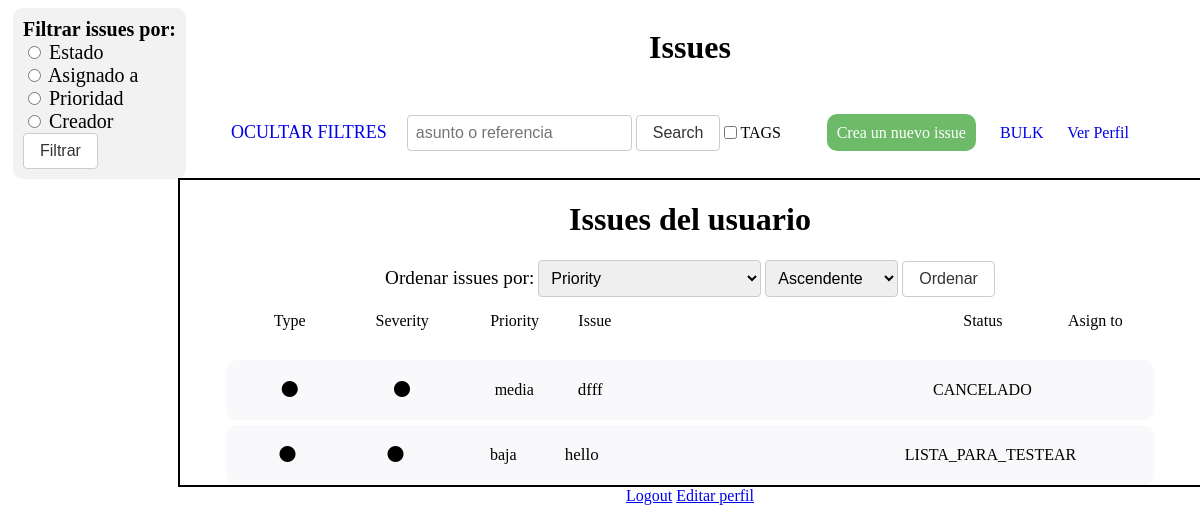
The app's page /main/filtrar-issues/ (signed in) with its own data.
### polls/models.py (models this page shows, shortened)
class Issue(models.Model):
    id = models.AutoField(primary_key=True)
    asunto = models.CharField(max_length=50, default='')
    descripcion = models.CharField(max_length=200, default='')
    creador = models.ForeignKey(User, on_delete=models.CASCADE, related_name='issues_creadas')
    associat = models.ForeignKey(User, on_delete=models.CASCADE, related_name='issues_associado', null=True)
    vigilant = models.ManyToManyField(User, related_name='issues_vigiladas')
    deleted = models.BooleanField(default=False)
    asignada = models.ForeignKey(User, on_delete=models.CASCADE, related_name='issues_asignadas', null=True)
    blocked = models.BooleanField(default=False, null=True)
    reason_blocked = models.CharField(max_length=200, default='', null=True)
    deadline = models.DateTimeField(null=True)
    prioridad = models.CharField(max_length=100, default=None, null=True)
    status = models.CharField(max_length=100, default=None, null=True)

### polls/views/issue_viewset.py (the view)
# urls.py: path('filtrar-issues/', issue_viewset.filtrar_issues, name='filtrar-issues'),
def filtrar_issues(request):
    filtro = request.GET.get('filtro')
    estados = request.GET.get('status')
    prioridades_sel = request.GET.get('prioridades')
    assigned_to = request.GET.get('assigned_to')
    creado_por = request.GET.get('creado_por')
    asignados = request.GET.get('asignados')
    if filtro:
        if filtro == 'status':
            issues = Issue.objects.filter(status=estados, deleted=False)
        elif filtro == 'assignee':
            issues = Issue.objects.filter(asignada=asignados, deleted=False)
        elif filtro == 'priority':
            issues = Issue.objects.filter(prioridad=prioridades_sel, deleted=False)
        elif filtro == 'created_by':
            issues = Issue.objects.filter(creador=creado_por, deleted=False)
        else:
            issues = None
    else:
        issues = Issue.objects.filter(creador=request.user.id, deleted=False)
    equipos = Equipo.objects.all()
    miembro_equipo = Miembro_Equipo.objects.filter(miembro=request.user.id)
    equipo = Miembro_Equipo.objects.filter(miembro=request.user)
    miebros = Miembro_Equipo.objects.filter(equipo=equipo[0].equipo)
    usuarios = []
    for miembro in miebros:
        usuarios.append(miembro.miembro)
    return render(request, 'filterIssues.html', {'issues' : issues, 'equipos' : equipos, 'equipo' : miembro_equipo, 'usuarios' : usuarios, 'prioridades': prioridades, 'status': status})

### polls/templates/filterIssues.html (shortened to what this page needs)
<!DOCTYPE html>
<html lang="en">
<head>
</head>
{% load socialaccount %}
<body>
    {%include "form_filtrarIssues.html"%}
    <div id="contenedorPrincipal">
        <h1>Issues</h1>
        <div id="barraSuperior">
            <div id="superiorIzquierda">
                <a id="aplicarFiltros" style="font-size: large" href="http://127.0.0.1:8000/main/login/auth">OCULTAR FILTRES</a>
                {% include "form_search_bar.html" %}
                <input type="checkbox">TAGS</input>
            </div>
            <div id="superiorDerecha">
                <a id="crearIssue" href="http://127.0.0.1:8000/main/pantallaCrearIssue">Crea un nuevo issue</a>
                <a href="http://127.0.0.1:8000/main/bulkInsertView">BULK</a>
                <a href="http://127.0.0.1:8000/main/verPerfil/{{ user.username }}/">Ver Perfil</a>
            </div>
        </div>
        <div id="tablaIssues">
            <h1>Issues del usuario</h1>
            {%include "form_order_issues.html"%}
            <div id="CabeceraTabla">
                <div class="col">Type</div>
                <div class="col">Severity</div>
                <div class="col">Priority</div>
                <div class="col" id="especial">Issue</div>
                <div class="col">Status</div>
                <div class="col">Asign to</div>
            </div>
            {% for issue in issues %}
                <div id="issue" {% if issue.blocked %} style="border-style: solid; border-color: red; border-width: 4px;"{% endif %}>
                    <div class="col"><i class="fa-solid fa-circle"></i></div>
                    <div class="col"><i class="fa-solid fa-circle"></i></div>
                    {% if issue.prioridad %}
                        <div class="col">{{ issue.prioridad }}</div>
                    {% else %}
                        <div class="col">Ninguna</div>
                    {% endif %}
                    <div class="col" id="especial"><a href="http://127.0.0.1:8000/main/mostrarIssue/{{ issue.id }}/">{{ issue.asunto }}</a></div>
                    <div class="col"><p> {{ issue.status }}</p></div>
                    <div class="col"><strong>{{ issue.asignada.username }}</strong></div>
                </div>
            {% endfor %}
        </div>
        <div id="mainExtras">
            <a href="http://127.0.0.1:8000/main/logout">Logout</a>
            <a href="http://127.0.0.1:8000/main/editarPerfil">Editar perfil</a>
        </div>
    </div>
</body>
</html>

### polls/templates/filterIssues.html (style rules this page uses)
#contenedorPrincipal { width: 85%; display: flex; flex-direction: column; align-items: center; position: absolute; left: 15%; }
#CabeceraTabla { width: 90%; height: auto; display: flex; flex-direction: row; justify-content: space-between; margin-bottom: 20px; }
#barraSuperior { width: 90%; height: 50px; background-color: #ffffff; display: flex; justify-content: flex-end; align-items: center; padding: 20px; display: flex; flex-direction: row; justify-content: space-between; }
#barraSuperior a { text-decoration: none; margin-right: 20px; }
#superiorIzquierda { display: flex; flex-direction: row; justify-content: space-between; align-items: center; }
#tablaIssues { width: 100%; height: 100%; display: flex; flex-direction: column; align-items: center; border: 2px solid black; }
#issue { width: 90%; height: 50px; background-color: rgba(249, 249, 251, 1); padding: 5px; margin-top: 5px; display: flex; flex-direction: row; justify-content: space-between; align-items: center; border-radius: 10px; }
.col { width: 14.3%; padding: 5px; margin-left: 5px; text-align: center; }
#especial { width: 50%; text-align: left; }
#especial a { text-decoration: none; font-size: 17px; color:black; display: table-caption; overflow: auto; width: 300px; }
#crearIssue { background-color: #39a232bb; color: white; padding: 10px; border-radius: 10px; text-decoration: none; }

### records on screen
Issue: prioridad "media", asunto "dfff", status "CANCELADO"
Issue: prioridad "baja", asunto "hello", status "LISTA_PARA_TESTEAR"
